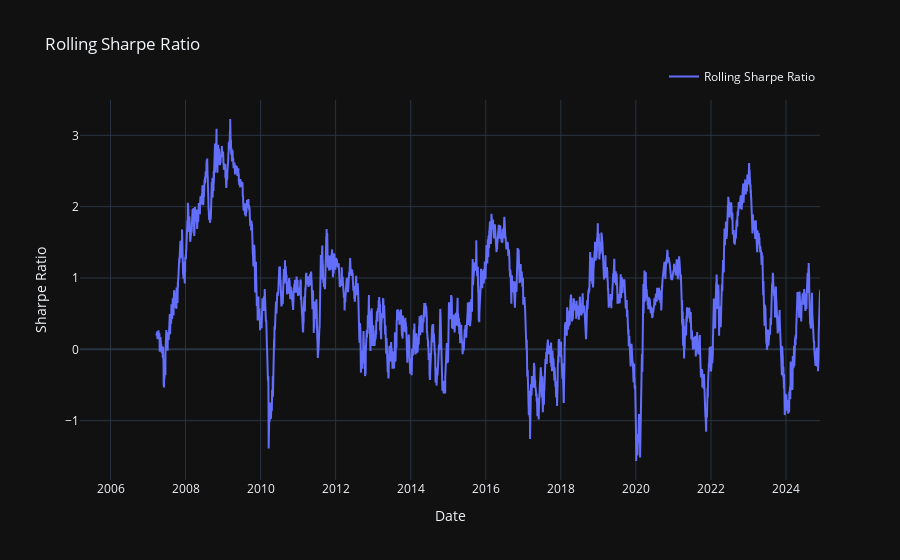

Source (notebook cell):
### Markdown cell above
#### Sharpe Ratio

### Code cell
index_data_dict_ = index_data_dict.copy()
trade_df_by_date_ = trade_df_by_date.copy()
rolling_sharpe_df = strategy_reporter.calculate_rolling_sharpe_ratio(trade_df_by_date_, index_data_dict_, index_name='^IXIC', window=rolling_window)
# rolling_sharpe_df.plot(title='Rolling Sharpe Ratio', figsize=(35, 5), grid=True)
strategy_reporter.plot_rolling_sharpe_ratio(rolling_sharpe_df, index_data_dict)

### Figure 1 — Plotly figure (JSON) as saved in the notebook; plotly's stock layout.template omitted (floating-point values rounded to 4 significant figures; data arrays with more than 128 entries replaced by an {"elided": "..."} marker saying what was removed)
{"data": [{"mode": "lines", "name": "Rolling Sharpe Ratio", "type": "scatter", "x": {"elided": "6469 str values"}, "y": {"elided": "6469 float values"}}], "layout": {"autosize": true, "legend": {"orientation": "h", "x": 1, "xanchor": "right", "y": 1.1, "yanchor": "top"}, "showlegend": true, "title": {"text": "Rolling Sharpe Ratio"}, "xaxis": {"range": ["2005-03-10T00:00:00+00:00", "2024-11-27T00:00:00+00:00"], "title": {"text": "Date"}}, "yaxis": {"title": {"text": "Sharpe Ratio"}}}}
